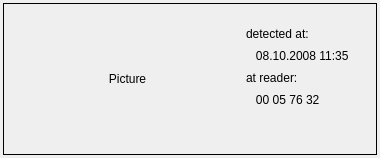
<?xml version="1.0" encoding="UTF-8"?>
<ui version="4.0">
 <class>CShowPictureWidgetClass</class>
 <widget class="QWidget" name="CShowPictureWidgetClass">
  <property name="geometry">
   <rect>
    <x>0</x>
    <y>0</y>
    <width>380</width>
    <height>158</height>
   </rect>
  </property>
  <property name="sizePolicy">
   <sizepolicy hsizetype="Fixed" vsizetype="Fixed">
    <horstretch>0</horstretch>
    <verstretch>0</verstretch>
   </sizepolicy>
  </property>
  <property name="minimumSize">
   <size>
    <width>380</width>
    <height>158</height>
   </size>
  </property>
  <property name="maximumSize">
   <size>
    <width>380</width>
    <height>158</height>
   </size>
  </property>
  <property name="windowTitle">
   <string>Show Picture Widget</string>
  </property>
  <property name="windowIcon">
   <iconset>
    <normaloff>:/ams logos/amsWindowIcon</normaloff>:/ams logos/amsWindowIcon</iconset>
  </property>
  <layout class="QGridLayout" name="gridLayout">
   <property name="margin">
    <number>3</number>
   </property>
   <item row="0" column="0">
    <widget class="QFrame" name="frame_2">
     <property name="sizePolicy">
      <sizepolicy hsizetype="Fixed" vsizetype="Minimum">
       <horstretch>0</horstretch>
       <verstretch>0</verstretch>
      </sizepolicy>
     </property>
     <property name="minimumSize">
      <size>
       <width>360</width>
       <height>152</height>
      </size>
     </property>
     <property name="maximumSize">
      <size>
       <width>375</width>
       <height>152</height>
      </size>
     </property>
     <property name="frameShape">
      <enum>QFrame::Panel</enum>
     </property>
     <property name="frameShadow">
      <enum>QFrame::Plain</enum>
     </property>
     <property name="lineWidth">
      <number>1</number>
     </property>
     <layout class="QGridLayout" name="gridLayout_4">
      <property name="topMargin">
       <number>0</number>
      </property>
      <property name="bottomMargin">
       <number>0</number>
      </property>
      <item row="0" column="0" rowspan="6">
       <widget class="QLabel" name="pictureLabel">
        <property name="minimumSize">
         <size>
          <width>225</width>
          <height>150</height>
         </size>
        </property>
        <property name="maximumSize">
         <size>
          <width>225</width>
          <height>150</height>
         </size>
        </property>
        <property name="baseSize">
         <size>
          <width>150</width>
          <height>0</height>
         </size>
        </property>
        <property name="frameShape">
         <enum>QFrame::NoFrame</enum>
        </property>
        <property name="text">
         <string>Picture</string>
        </property>
        <property name="alignment">
         <set>Qt::AlignCenter</set>
        </property>
       </widget>
      </item>
      <item row="0" column="1">
       <widget class="QLabel" name="infoLabel">
        <property name="font">
         <font>
          <pointsize>10</pointsize>
          <weight>75</weight>
          <bold>true</bold>
         </font>
        </property>
        <property name="lineWidth">
         <number>1</number>
        </property>
        <property name="text">
         <string/>
        </property>
        <property name="alignment">
         <set>Qt::AlignLeading|Qt::AlignLeft|Qt::AlignVCenter</set>
        </property>
        <property name="wordWrap">
         <bool>true</bool>
        </property>
       </widget>
      </item>
      <item row="1" column="1">
       <widget class="QLabel" name="label_7">
        <property name="text">
         <string>detected at:</string>
        </property>
       </widget>
      </item>
      <item row="2" column="1">
       <widget class="QLabel" name="timeDetectedLabel">
        <property name="text">
         <string>   08.10.2008 11:35</string>
        </property>
       </widget>
      </item>
      <item row="3" column="1">
       <widget class="QLabel" name="label_9">
        <property name="text">
         <string>at reader:</string>
        </property>
       </widget>
      </item>
      <item row="4" column="1">
       <widget class="QLabel" name="readerIdLabel">
        <property name="text">
         <string>   00 05 76 32</string>
        </property>
       </widget>
      </item>
      <item row="5" column="1">
       <spacer name="verticalSpacer_2">
        <property name="orientation">
         <enum>Qt::Vertical</enum>
        </property>
        <property name="sizeType">
         <enum>QSizePolicy::Fixed</enum>
        </property>
        <property name="sizeHint" stdset="0">
         <size>
          <width>99</width>
          <height>46</height>
         </size>
        </property>
       </spacer>
      </item>
     </layout>
    </widget>
   </item>
  </layout>
 </widget>
 <layoutdefault spacing="6" margin="11"/>
 <resources>
  <include location="../../Qrfe/images/qrfe.qrc"/>
 </resources>
 <connections/>
</ui>
